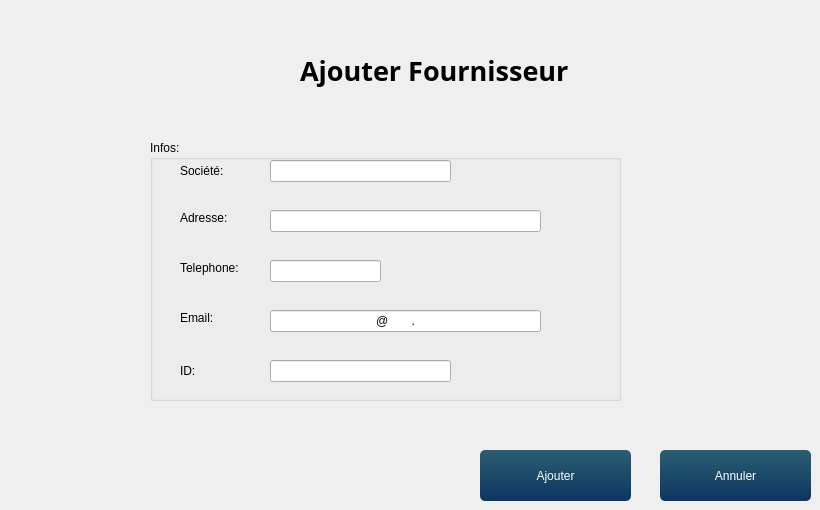
   <widget class="QWidget" name="page_6">
    <widget class="QLabel" name="label_23">
     <property name="geometry">
      <rect>
       <x>300</x>
       <y>50</y>
       <width>271</width>
       <height>41</height>
      </rect>
     </property>
     <property name="font">
      <font>
       <family>Script MT Bold</family>
       <pointsize>20</pointsize>
       <weight>75</weight>
       <bold>true</bold>
      </font>
     </property>
     <property name="text">
      <string>Ajouter Fournisseur</string>
     </property>
    </widget>
    <widget class="QGroupBox" name="groupBox_4">
     <property name="geometry">
      <rect>
       <x>150</x>
       <y>140</y>
       <width>471</width>
       <height>261</height>
      </rect>
     </property>
     <property name="title">
      <string>Infos:</string>
     </property>
    </widget>
    <widget class="QPushButton" name="AddFournisseur">
     <property name="geometry">
      <rect>
       <x>480</x>
       <y>450</y>
       <width>151</width>
       <height>51</height>
      </rect>
     </property>
     <property name="styleSheet">
      <string notr="true">QPushButton{
	background-color: qlineargradient(spread:pad, x1:1, y1:0, x2:1, y2:1, stop:0 rgba(42, 95, 113, 255),stop:1 rgba(12, 53, 97, 255));
	color: #fff;
	border: 0px;
	border-radius: 5px;
	padding: 5px;
}

QPushButton::hover
{
	background-color: qlineargradient(spread:pad, x1:1, y1:0, x2:1, y2:1, stop:0 rgba(167, 214, 50, 255),stop:1 rgba(98, 169, 67, 255));
	color: #fff;

}
QPushButton::pressed
{
	background-color: qlineargradient(spread:pad, x1:1, y1:0, x2:1, y2:1, stop:0 rgba(147, 194, 30, 255),stop:1 rgba(78, 149, 47, 255));
	color: #fff;
	border: 0px;
	border-radius: 5px;
	padding: 5px;

}</string>
     </property>
     <property name="text">
      <string>Ajouter</string>
     </property>
    </widget>
    <widget class="QPushButton" name="AnnulerFour">
     <property name="geometry">
      <rect>
       <x>660</x>
       <y>450</y>
       <width>151</width>
       <height>51</height>
      </rect>
     </property>
     <property name="styleSheet">
      <string notr="true">QPushButton{
	background-color: qlineargradient(spread:pad, x1:1, y1:0, x2:1, y2:1, stop:0 rgba(42, 95, 113, 255),stop:1 rgba(12, 53, 97, 255));
	color: #fff;
	border: 0px;
	border-radius: 5px;
	padding: 5px;
}

QPushButton::hover
{
	background-color: qlineargradient(spread:pad, x1:1, y1:0, x2:1, y2:1, stop:0 rgba(167, 214, 50, 255),stop:1 rgba(98, 169, 67, 255));
	color: #fff;

}
QPushButton::pressed
{
	background-color: qlineargradient(spread:pad, x1:1, y1:0, x2:1, y2:1, stop:0 rgba(147, 194, 30, 255),stop:1 rgba(78, 149, 47, 255));
	color: #fff;
	border: 0px;
	border-radius: 5px;
	padding: 5px;

}</string>
     </property>
     <property name="text">
      <string>Annuler</string>
     </property>
    </widget>
    <widget class="QLineEdit" name="Societe">
     <property name="geometry">
      <rect>
       <x>270</x>
       <y>160</y>
       <width>181</width>
       <height>22</height>
      </rect>
     </property>
     <property name="inputMask">
      <string/>
     </property>
    </widget>
    <widget class="QLabel" name="label_24">
     <property name="geometry">
      <rect>
       <x>180</x>
       <y>160</y>
       <width>56</width>
       <height>21</height>
      </rect>
     </property>
     <property name="text">
      <string>Société:</string>
     </property>
    </widget>
    <widget class="QLabel" name="label_25">
     <property name="geometry">
      <rect>
       <x>180</x>
       <y>210</y>
       <width>56</width>
       <height>16</height>
      </rect>
     </property>
     <property name="text">
      <string>Adresse:</string>
     </property>
    </widget>
    <widget class="QLineEdit" name="Adresse">
     <property name="geometry">
      <rect>
       <x>270</x>
       <y>210</y>
       <width>271</width>
       <height>22</height>
      </rect>
     </property>
    </widget>
    <widget class="QLabel" name="label_26">
     <property name="geometry">
      <rect>
       <x>180</x>
       <y>260</y>
       <width>71</width>
       <height>16</height>
      </rect>
     </property>
     <property name="text">
      <string>Telephone:</string>
     </property>
    </widget>
    <widget class="QLineEdit" name="Telephone">
     <property name="geometry">
      <rect>
       <x>270</x>
       <y>260</y>
       <width>111</width>
       <height>22</height>
      </rect>
     </property>
     <property name="inputMask">
      <string>99999999</string>
     </property>
    </widget>
    <widget class="QLabel" name="label_27">
     <property name="geometry">
      <rect>
       <x>180</x>
       <y>310</y>
       <width>71</width>
       <height>16</height>
      </rect>
     </property>
     <property name="text">
      <string>Email:</string>
     </property>
    </widget>
    <widget class="QLineEdit" name="Email">
     <property name="geometry">
      <rect>
       <x>270</x>
       <y>310</y>
       <width>271</width>
       <height>22</height>
      </rect>
     </property>
     <property name="inputMask">
      <string>aaaaaaaaaaaaaaaaaaaaaaaaaaaaaaa@aaaaaaa.aaa</string>
     </property>
    </widget>
    <widget class="QLineEdit" name="ID">
     <property name="geometry">
      <rect>
       <x>270</x>
       <y>360</y>
       <width>181</width>
       <height>22</height>
      </rect>
     </property>
     <property name="inputMask">
      <string>9999999999</string>
     </property>
    </widget>
    <widget class="QLabel" name="label_28">
     <property name="geometry">
      <rect>
       <x>180</x>
       <y>360</y>
       <width>71</width>
       <height>21</height>
      </rect>
     </property>
     <property name="text">
      <string>ID:</string>
     </property>
    </widget>
   </widget>
